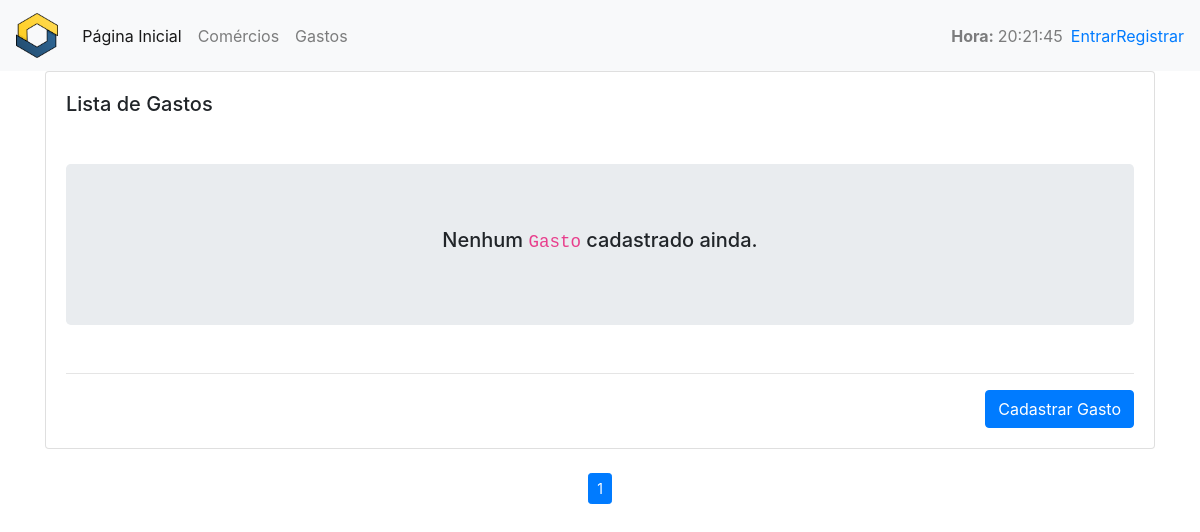
Page /website/gastos/ on the earlier database version.
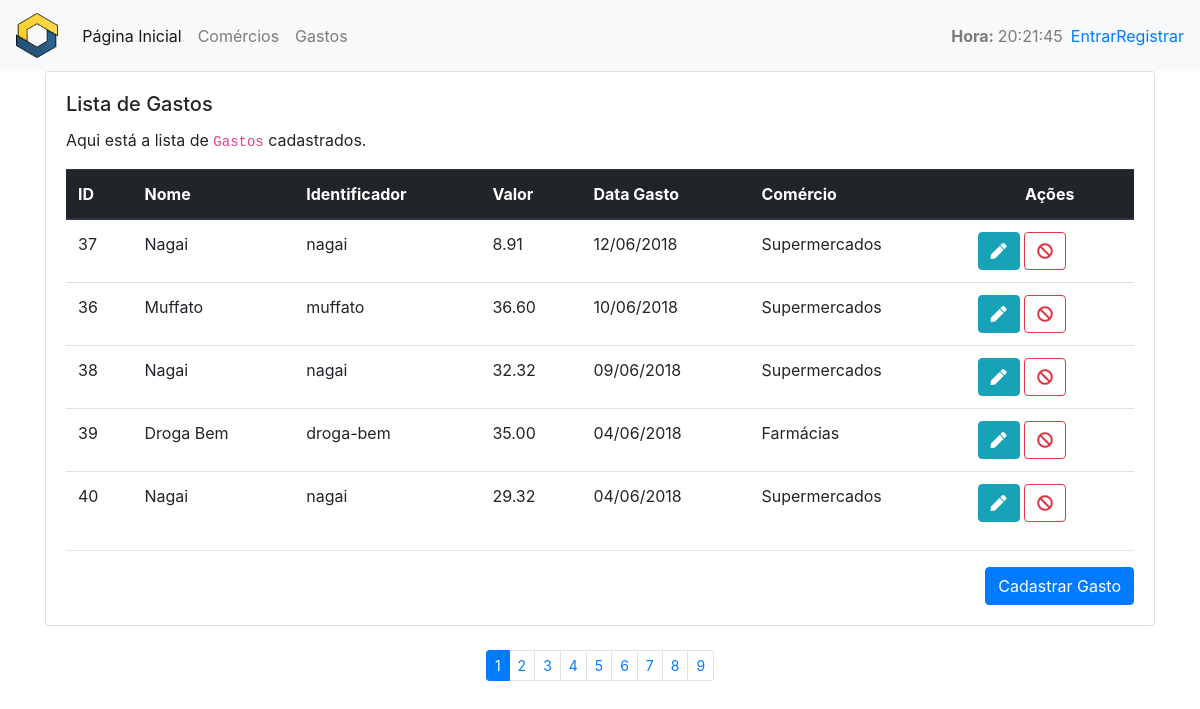
Same page on the later database version.
### helloworld/models.py (models this page shows, shortened)
class Gasto(models.Model):
    name = models.CharField(
        'Gasto',
        max_length=100,
        null=False,
        blank=False
    )
    slug = models.CharField(
        'Identificador',
        max_length=100,
        null=False,
        blank=False
    )
    valor = models.DecimalField(
        max_digits=8,
        decimal_places=2,
        null=False,
        blank=False
    )
    datagasto = models.DateField(
        default=datetime.datetime.today,
        null=True,
        blank=True
    )
    comercio = models.ForeignKey(
        Comercio,
        verbose_name='Comércio',
        on_delete=models.PROTECT
    )
    created_at = models.DateTimeField(
        'Criado em',
        auto_now_add=True,
        null=True
    )
    modified_at = models.DateTimeField(
        'Atualizado em',
        auto_now=True,
        null=True
    )
    class Meta:
        verbose_name = 'Gasto'
        verbose_name_plural = 'Gastos'
        ordering = ['-datagasto']
    objetos = models.Manager()

class Comercio(models.Model):
    name = models.CharField(
        'Comércio',
        max_length=100,
        null=False,
        blank=False
    )
    slug = models.CharField(
        'Identificador',
        max_length=100,
        null=False,
        blank=False
    )
    created_at = models.DateTimeField(
        'Criado em',
        auto_now_add=True,
        null=True
    )
    updated_at = models.DateTimeField(
        'Atualizado em',
        auto_now=True,
        null=True
    )
    class Meta:
        verbose_name = 'Comércio'
        verbose_name_plural = 'Comércios'
        ordering = ['-created_at']
    objetos = models.Manager()

### website/views.py (the view)
class GastoListView(ListView):
    template_name = "website/lista_gastos.html"
    model = Gasto
    context_object_name = "gastos"
    paginate_by = 5

### website/templatetags/pagination.py (called while the page is built)
@register.inclusion_tag('pagination.html')
def pagination(request, paginator, page_obj):
    context = {}
    context['paginator'] = paginator
    context['request'] = request
    context['page_obj'] = page_obj
    getvars = request.GET.copy()
    if 'page' in getvars:
        del getvars['page']
    if len(getvars) > 0:
        context['getvars'] = '&{0}'.format(getvars.urlencode())
    else:
        context['getvars'] = ''
    return context

### website/templatetags/tempo_atual.py (called while the page is built)
@register.simple_tag
def tempo_atual():
    return datetime.datetime.now().strftime('%H:%M:%S')

### website/templates/website/lista_gastos.html (shortened to what this page needs)
{% extends "base.html" %}
{% load pagination %}
{% load l10n %}
{% block conteudo %}
<div class="container">
  <div class="row">
    <div class="col-lg-12 col-md-12 col-sm-12 col-xs-12">
      <div class="card">
        <div class="card-body">
          <h5 class="card-title">Lista de Gastos</h5>
          {% if gastos|length > 0 %}
            <p class="card-text">
              Aqui está a lista de <code>Gastos</code> cadastrados.
            </p>
            <table class="table">
              <thead class="thead-dark">
              <tr>
                <th scope="col">ID</th>
                <th scope="col">Nome</th>
                <th scope="col">Identificador</th>
                <th scope="col">Valor</th>
                <th scope="col">Data Gasto</th>
                <th scope="col">Comércio</th>
                <th scope="col" class="text-center">Ações</th>
              </tr>
              </thead>
              <tbody>
              {% for gasto in gastos %}
                <tr>
                  <td>{{ gasto.id }}</td>
                  <td>{{ gasto.name }}</td>
                  <td>{{ gasto.slug }}</td>
                  <td>{{ gasto.valor }}</td>
                  <td>{{ gasto.datagasto|date:'d/m/Y' }}</td>
                  <td>{{ gasto.comercio.name }}</td>
                  <td>
                    <a href="{% url 'website:atualiza_gasto' pk=gasto.id %}"
                       class="btn btn-info" alt="editar"><i class="fas fa-pen"></i>
                    </a>
                    <a href="{% url 'website:deleta_gasto' pk=gasto.id %}"
                      class="btn btn-outline-danger"><i class="fas fa-ban"></i>
                    </a>
                  </td>
                </tr>
              {% endfor %}
              </tbody>
            </table>
        {% else %}
          <div class="text-center mt-5 mb-5 jumbotron">
            <h5>Nenhum <code>Gasto</code> cadastrado ainda.</h5>
          </div>
        {% endif %}
          <hr />
          <div class="text-right">
            <a href="{% url 'website:cadastra_gasto' %}" class="btn btn-primary">
              Cadastrar Gasto
            </a>
          </div>
        </div>
      </div>
    </div>
  </div>
</div>
{% pagination request paginator page_obj %}
{% endblock %}

Differences in the rows shown:
added Gasto: id "37", name "Nagai", slug "nagai", valor "8.91", datagasto "12/06/2018", comercio.name "Supermercados"
added Gasto: id "36", name "Muffato", slug "muffato", valor "36.60", datagasto "10/06/2018", comercio.name "Supermercados"
added Gasto: id "38", name "Nagai", slug "nagai", valor "32.32", datagasto "09/06/2018", comercio.name "Supermercados"
added Gasto: id "39", name "Droga Bem", slug "droga-bem", valor "35.00", datagasto "04/06/2018", comercio.name "Farmácias"
added Gasto: id "40", name "Nagai", slug "nagai", valor "29.32", datagasto "04/06/2018", comercio.name "Supermercados"
Other differences:
text no longer shown: "Nenhum Gasto cadastrado ainda."
text now shown: "Aqui está a lista de Gastos cadastrados. ID Nome Identificador Valor Data Gasto Comércio Ações"
new list line: "2"
new list line: "3"
new list line: "4"
new list line: "5"
new list line: "6"
new list line: "7"
new list line: "8"
new list line: "9"
